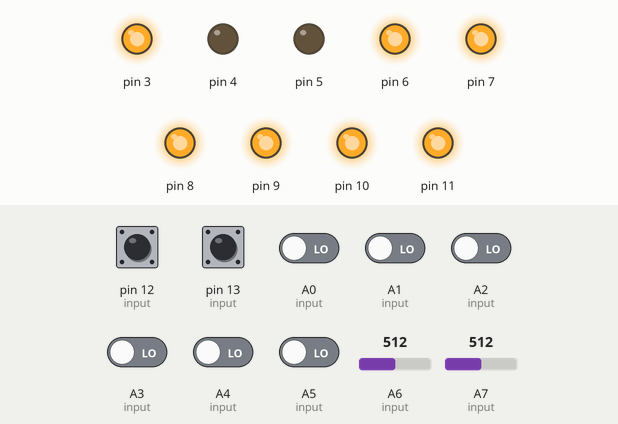
Simulated run of this sketch. Board: Arduino Nano, built with avr-gcc and run on an emulated ATmega328P. On the bench: output pins drawn as LEDs (lit = HIGH). Dashed ring = blinking. Inputs (shaded band) come from the test bench; at power-on: A0 (input), A1 (input), A2 (input), A3 (input), A4 (input), A5 (input), pin 12 (input), pin 13 (input) LOW, A6 (input) = 512, A7 (input) = 512.

Above: at 1.2 s.
1.3 s: A6 (input) set to 484
At 1.8 s:
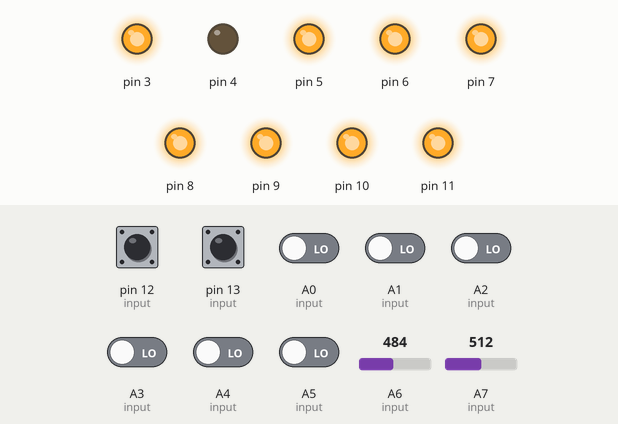
2.8 s: A7 (input) set to 484
At 3.4 s:
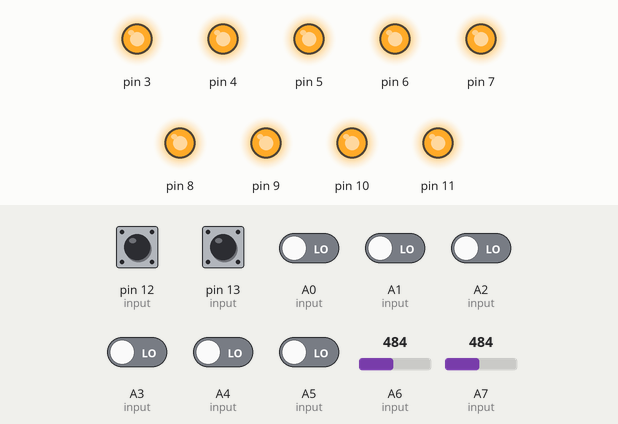
4.3 s: pin 12 (input) pulsed HIGH 5 times (0.12 s each, 0.3 s apart)
At 4.94 s:
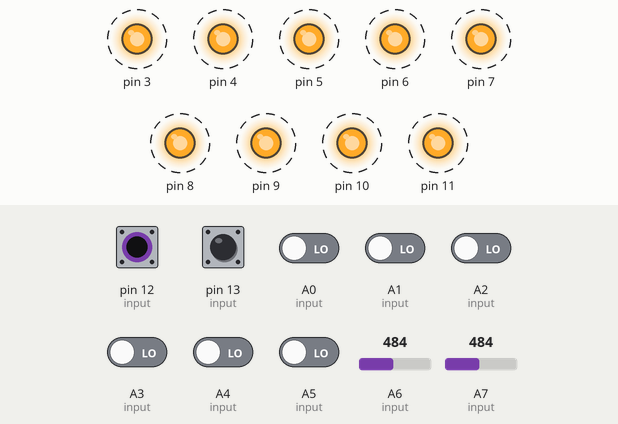
7.3 s: pin 13 (input) pulsed HIGH 2 times (0.12 s each, 0.3 s apart)
At 8.7 s:
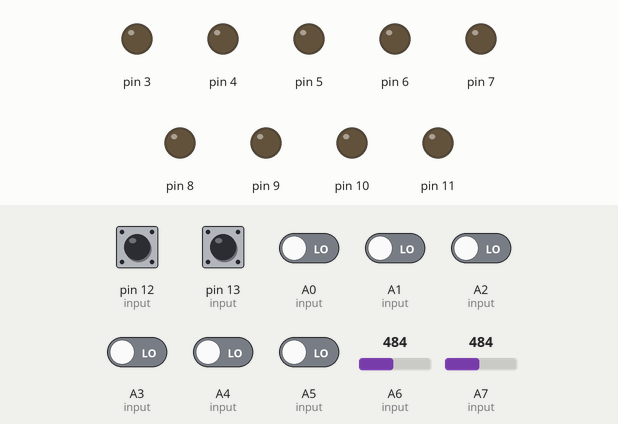
Timing chart, 0 to 10.3 s (numbered marks = the images above; inputs shaded):
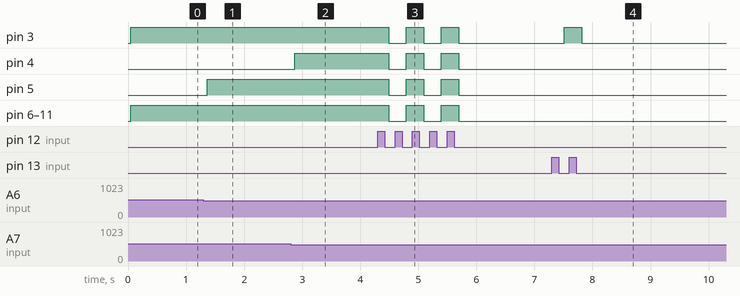

Measured:
- the behaviour switches between 501 and 500 on A6 (input) (found by bisection; images 0 and 1)
- the behaviour switches between 501 and 500 on A7 (input) (found by bisection; images 1 and 2)
- after the input at 1.3 s, pin 5: LOW → HIGH after 0.06 s
- after the input at 2.8 s, pin 4: LOW → HIGH after 0.08 s
- after the input at 4.3 s, pin 3–11: alternates HIGH for 0.30 s and LOW for 0.30 s, 5 changes in all, then stays LOW, starting after 0.19 s
- after the input at 7.3 s, pin 3: LOW → HIGH after 0.22 s, → LOW 0.30 s later

The sketch:

Lamps_project.ino
```cpp
struct parameters{
  int input;
  int output;
  bool button;
  bool buttonPressed;
  int number;
  };

int tablica[10]={0};

struct parameters slave[10];
struct parameters master;


void setup() {


  int i;

  slave[1].input=A0;
  slave[1].output=11;
  slave[1].number=1;
  slave[2].input=A2;
  slave[2].output=9;
  slave[2].number=2;
  slave[3].input=A4;
  slave[3].output=7;
  slave[3].number=3;
  slave[4].input=A6;
  slave[4].output=5;
  slave[4].number=4;
  slave[5].input=A1;
  slave[5].output=10;
  slave[5].number=5;
  slave[6].input=A3;
  slave[6].output=8;
  slave[6].number=6;
  slave[7].input=A5;
  slave[7].output=6;
  slave[7].number=7;
  slave[8].input=A7;
  slave[8].output=4;
  slave[8].number=8;
  slave[9].input=13;
  slave[9].output=3;
  slave[9].number=9;

  master.input=12;
  master.output=2;
  master.number=0;


  for (i=1;i<10;i++)
  {
      pinMode(slave[i].output, OUTPUT);
      pinMode(slave[i].input, INPUT);
      digitalWrite(slave[i].output, LOW);
  }
}


void loop() {

  function(&master);
  function(&slave[1]);
  function(&slave[2]);
  function(&slave[3]);
  function(&slave[4]);
  function(&slave[5]);
  function(&slave[6]);
  function(&slave[7]);
  function(&slave[8]);
  function(&slave[9]);
  delay(50);

  int i;

  if (tablica[0]==0)
     for (i=1;i<10;i++)
        if (tablica[i]==0) digitalWrite(slave[i].output, LOW);   else digitalWrite(slave[i].output, HIGH);
  else
     for (i=1;i<10;i++)
        digitalWrite(slave[i].output, LOW);

   if (tablica[0]==0) digitalWrite(master.output, LOW);   else digitalWrite(master.output, HIGH);
}


void function(struct parameters *arg)
{

    struct parameters s;

    s=*arg;

    s.button=readState(s.input);

    if (s.button)
    {
       if(!s.buttonPressed)
       {
        tableUpdate(s.number);
       }

       s.buttonPressed=1;

    }else s.buttonPressed=0;


   *arg=s;

}


int readState(int input){

  int output=0;

      if(input==20 || input==21)
      {
      output = !(analogRead(input)>500);
      }else
      {
      output= !(digitalRead(input));
      }
  return output;
}


void tableUpdate(int number){

  int i;

  if (number==0) if (tablica[0]==0) tablica[0]=1; else tablica[0]=0;

  else if(tablica[0]==0) if (tablica[number]==0) tablica[number]=1; else tablica[number]=0;

  else
  {
    for (i=1;i<10;i++) tablica[i]= 0;
    tablica[0]= 0;
    tablica[number]=1;
  }
}
```
